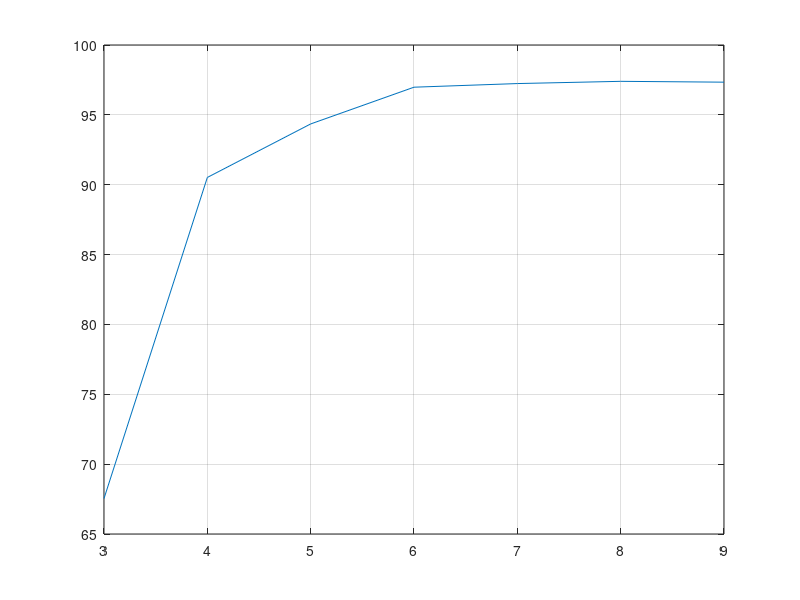
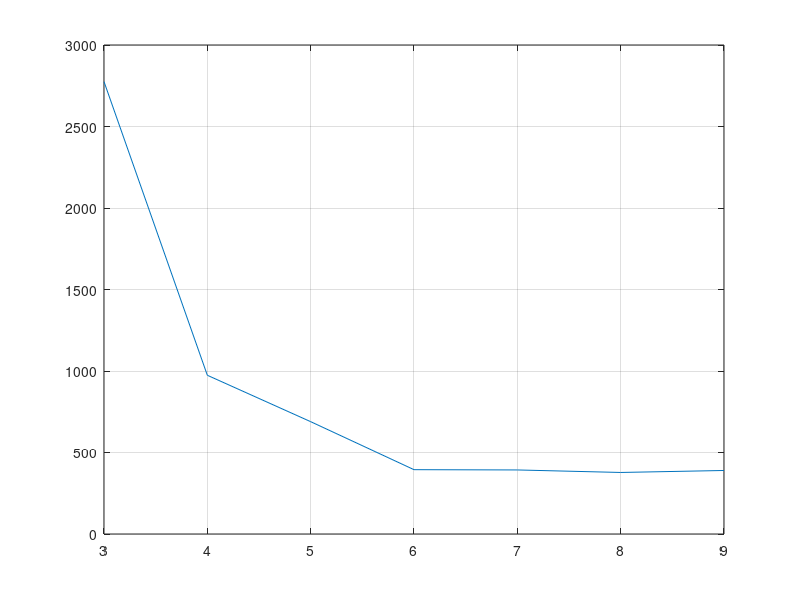

MATLAB code to generate these figures, in order:
load('coevsgudness.mat');
noc=coevsgudness(:,1);
RSquare=coevsgudness(:,2);
SSE=coevsgudness(:,3);
plot(noc,RSquare)
grid on
figure
plot(noc,SSE)
grid on